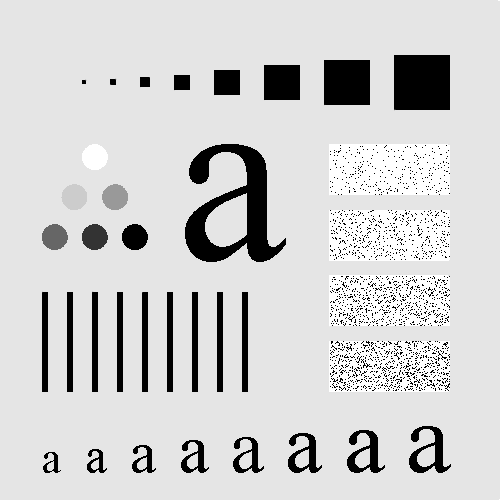
#> input picture python/image/spatialCorrelation.tif, 500 x 500 px, found by its file name
$ python spatialCorrelation.py --input E://CVS//Project//Digital_Image_Processing//python//image//spatialCorrelation.tif
#> lines starting #> are read from the running program, lines starting #| are printed output that depends on the picture
#> further down, imageOriginal is the input picture: shape (500, 500, 3); min 0, max 255, mean 207.4
# Tutor: Tran Tien Duc
# Gmail: trantienduc@gmail.com
# Created by Cao Le Cong Minh
# Gmail: caolecongminh1997@gmail.com
# Github: https://github.com/Minh-CaoLeCong

# USAGE
# python spatialCorrelation.py --input imagePath
# example:  python spatialCorrelation.py --input E:\\CVS\\Project\\Digital_Image_Processing\\python\\image\\spatialCorrelation.tif
#           python spatialCorrelation.py --input E:/CVS/Project/Digital_Image_Processing/python/image/spatialCorrelation.tif

# import the necessary packages
import argparse
import cv2
import numpy as np
import ntpath
import time
import math

def spatialCorrelation(imageInput, kernel):
    """
    """
    # the number of possible intensity levels in the image (256 for an 8-bit image)
    L = 256

    if (imageInput.shape[-1] == 3): # '-1' retrieves last item that is number of channels image, or could use '-2'
        imageInput = cv2.cvtColor(imageInput, cv2.COLOR_BGR2GRAY) #Convert RGB image to Gray image

    imageOutput = np.zeros((imageInput.shape[0], imageInput.shape[1]), np.uint8)

    M = imageInput.shape[0] # height of image
#> M = 500
    N = imageInput.shape[1] # width of image
#> N = 500

    m = kernel.shape[0] # height of image
    n = kernel.shape[1] # width of image

    a = int(m / 2)
    b = int(n / 2)

    for x in range(a, M - a):
        for y in range(b, N - b):
            r = 0
            for s in range(-a, a + 1):
                for t in range(-b, b + 1):
                    r += kernel[s + a, t + b] * imageInput[x + s, y + t]
            imageOutput[x, y] = int(r)
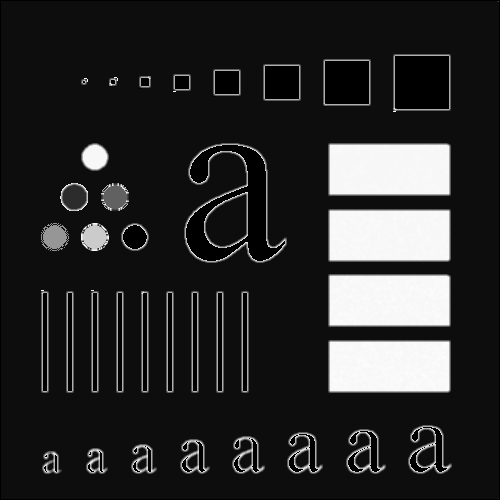
#> imageOutput: shape (500, 500); min 0, max 254, mean 42.2

    return imageOutput

# construct the argument parser and parse the arguments
ap = argparse.ArgumentParser()
ap.add_argument("-i", "--input", required=True,\
    help="input image path to processing")
args = vars(ap.parse_args())

# read original image from input image path
inputImagePath = args["input"]
imageFileName = ntpath.basename(inputImagePath)
imageOriginal = cv2.imread(inputImagePath)

# display original image
cv2.imshow('original', imageOriginal)

# convert RGB to grayscale
imageGrayscale = cv2.cvtColor(imageOriginal, cv2.COLOR_BGR2GRAY)

# display grayscale image
cv2.imshow('grayscale', imageGrayscale)

# spatial correlation processing
startTime = time.time()
w = np.ones((3, 3), np.uint8)
print(w)
imageSpatialCorrelation = spatialCorrelation(imageGrayscale, w)
print("[INFOR]: Time execution: {}".format(time.time() - startTime))

# display spatial correlation processing image
cv2.imshow('spatialCorrelation', imageSpatialCorrelation)

print("[INFOR]: Press 's' key to save result")
print("[INFOR]: Press 'q' key to quit")
key = cv2.waitKey(0) & 0xFF
#> (key Esc is pressed here)
if key == ord("s"):
    resultPath = "./output/" + "spatialCorrelation_" + imageFileName
    cv2.imwrite(resultPath, imageSpatialCorrelation)
